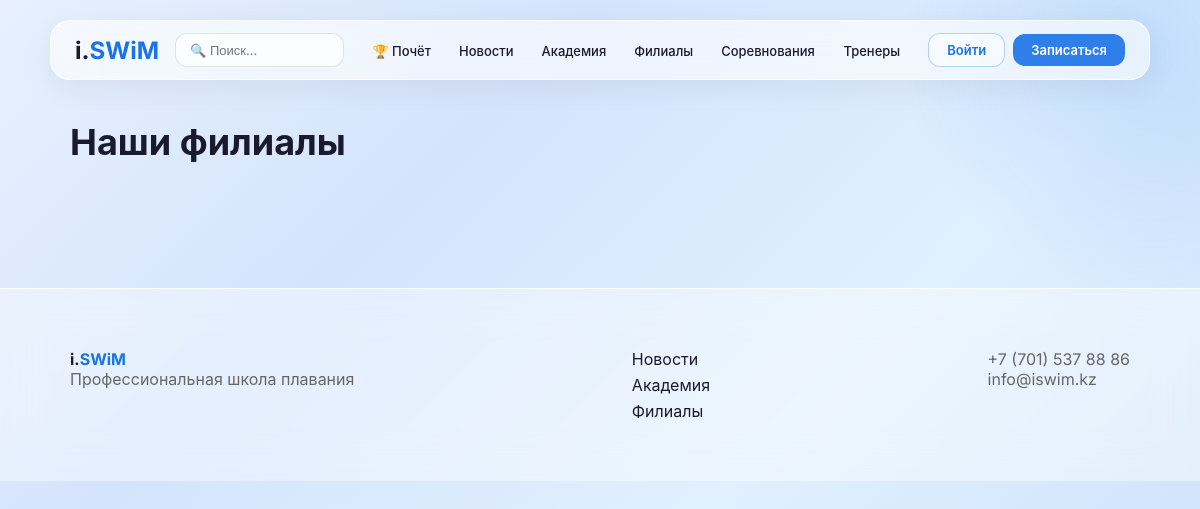
/branches/, run on an earlier commit of the app's database.
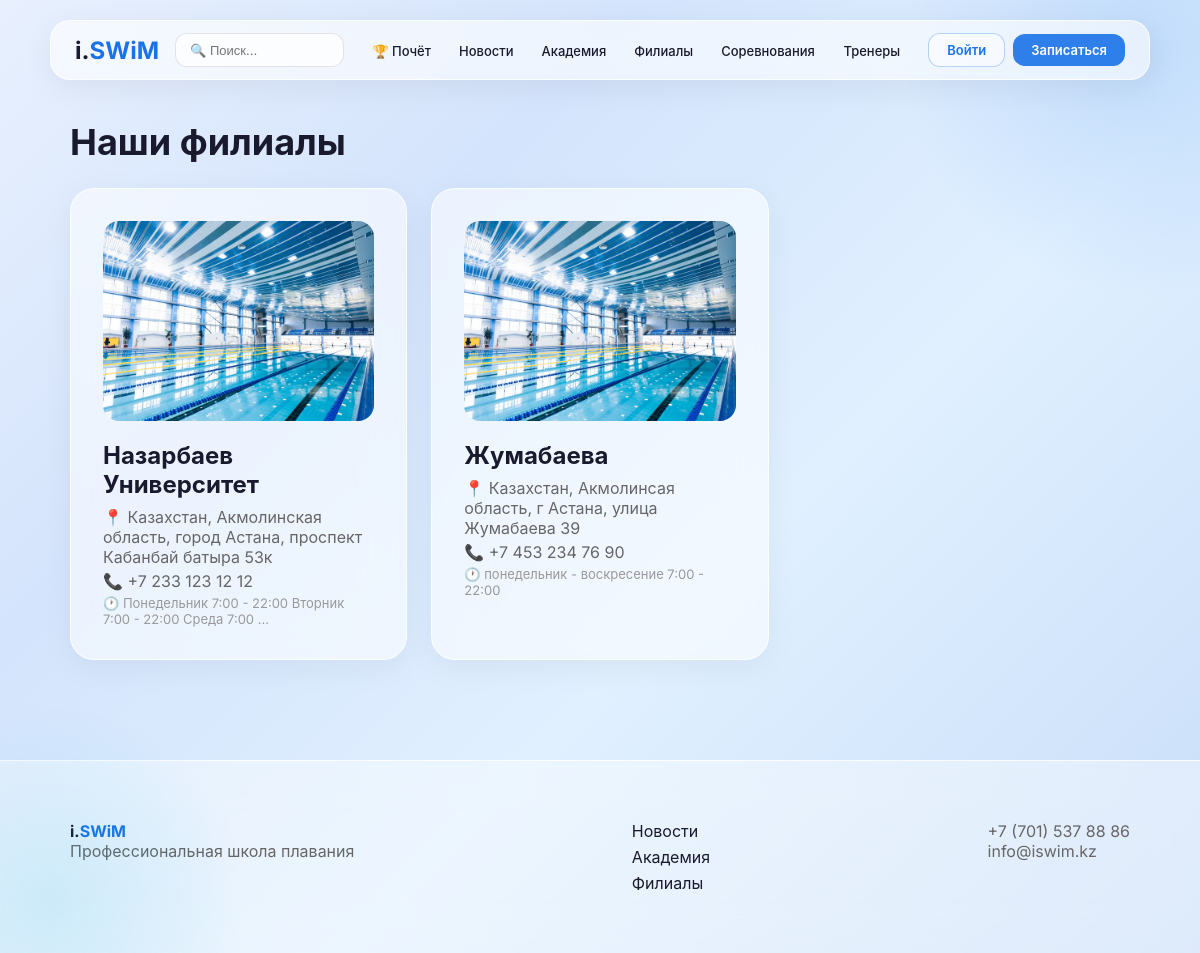
And on a later commit of the database.
### branches/models.py (models this page shows, shortened)
class Branch(models.Model):
    name = models.CharField(max_length=200, verbose_name='Название')
    address = models.TextField(verbose_name='Адрес')
    map_link = models.URLField(blank=True, verbose_name='Ссылка на карту')
    photo = models.ImageField(upload_to='branches/', verbose_name='Фото')
    phone = models.CharField(max_length=20, verbose_name='Телефон')
    schedule = models.TextField(verbose_name='Расписание работы')
    is_active = models.BooleanField(default=True, verbose_name='Активен')
    class Meta:
        verbose_name = 'Филиал'
        verbose_name_plural = 'Филиалы'

### branches/views.py (the view)
# urls.py: path('branches/', BranchListView.as_view(), name='branch_list'),
class BranchListView(ListView):
    model = Branch
    template_name = 'branches/branch_list.html'
    context_object_name = 'branches'

### branches/templates/branches/branch_list.html
{% extends 'core/base.html' %}
{% block content %}
<div class="container">
    <h1 class="page-title">Наши филиалы</h1>
    <div style="display:grid;grid-template-columns:repeat(auto-fill,minmax(320px,1fr));gap:24px;">
        {% for branch in branches %}
            <a href="{% url 'branch_detail' branch.pk %}" style="text-decoration:none;color:inherit;">
                <div class="glass-card" style="height:100%;">
                    {% if branch.photo %}
                        <img src="{{ branch.photo.url }}" style="width:100%;height:200px;object-fit:cover;border-radius:16px;margin-bottom:16px;">
                    {% endif %}
                    <h2 style="font-weight:700;margin-bottom:8px;">{{ branch.name }}</h2>
                    <p style="color:#666;margin-bottom:4px;">📍 {{ branch.address }}</p>
                    <p style="color:#666;margin-bottom:4px;">📞 {{ branch.phone }}</p>
                    <p style="color:#999;font-size:13px;">🕐 {{ branch.schedule|truncatechars:60 }}</p>
                </div>
            </a>
        {% endfor %}
    </div>
</div>
{% endblock %}

### core/templates/core/base.html (shortened to what this page needs)
<!DOCTYPE html>
<html lang="ru">
<head>
</head>
<body>
    <nav class="navbar">
        <a href="/" class="navbar-brand">i.<span>SWiM</span></a>
        <div class="search-wrapper">
            <input type="text" id="search-input" placeholder="🔍 Поиск..." autocomplete="off">
        </div>
        <ul class="nav-links">
            <li><a href="/wall-of-fame/">🏆 Почёт</a></li>
            <li><a href="/news/">Новости</a></li>
            <li><a href="/academy/">Академия</a></li>
            <li><a href="/branches/">Филиалы</a></li>
            <li><a href="/competitions/">Соревнования</a>
                        <a href="/trainers/">Тренеры</a></li>
        </ul>
        <div style="display:flex;gap:8px;align-items:center;">
            {% if user.is_authenticated %}
                <a href="/chat/" class="btn-glass-outline">💬 Чаты <span id="bell-count" style="background:#ff3b30;color:white;padding:2px 7px;border-radius:10px;font-size:11px;display:none;">0</span></a>
                <a href="/profile/" class="btn-glass-outline">Кабинет</a>
                <a href="/accounts/logout/" class="btn-glass-outline">Выйти</a>
            {% else %}
                <a href="/accounts/login/" class="btn-glass-outline">Войти</a>
                <a href="/accounts/signup/" class="btn-glass">Записаться</a>
            {% endif %}
        </div>
    </nav>
    <main>{% block content %}{% endblock %}</main>
    <footer class="footer">
        <div class="container" style="display:flex;justify-content:space-between;flex-wrap:wrap;gap:20px;">
            <div>
                <h4>i.<span style="color:#1a73e8;">SWiM</span></h4>
                <p style="color:#666;">Профессиональная школа плавания</p>
            </div>
            <div>
                <a href="/news/" style="display:block;margin-bottom:6px;">Новости</a>
                <a href="/academy/" style="display:block;margin-bottom:6px;">Академия</a>
                <a href="/branches/" style="display:block;">Филиалы</a>
            </div>
            <div>
                <p style="color:#666;">+7 (701) 537 88 86</p>
                <p style="color:#666;">info@iswim.kz</p>
            </div>
        </div>
    </footer>
</body>
</html>

### core/templates/core/base.html (style rules this page uses)
* { margin: 0; padding: 0; box-sizing: border-box; }
body { font-family: 'Inter', -apple-system, BlinkMacSystemFont, sans-serif; background: linear-gradient(135deg, #e8f0fe 0%, #d4e4fc 30%, #e0f0ff 60%, #c8ddf8 100%); background-attachment: fixed; min-height: 100vh; color: #1a1a2e; -webkit-font-smoothing: antialiased; }
body::before { content: ''; position: fixed; top: -200px; right: -200px; width: 500px; height: 500px; background: radial-gradient(circle, rgba(26,115,232,0.15) 0%, transparent 70%); border-radius: 50%; pointer-events: none; z-index: 0; }
body::after { content: ''; position: fixed; bottom: -150px; left: -150px; width: 400px; height: 400px; background: radial-gradient(circle, rgba(0,180,216,0.12) 0%, transparent 70%); border-radius: 50%; pointer-events: none; z-index: 0; }
.navbar { position: sticky; top: 20px; z-index: 100; margin: 20px auto; max-width: 1100px; background: rgba(255,255,255,0.6); backdrop-filter: blur(20px); -webkit-backdrop-filter: blur(20px); border: 1px solid rgba(255,255,255,0.8); border-radius: 20px; padding: 12px 24px; display: flex; align-items: center; gap: 16px; box-shadow: 0 8px 32px rgba(0,0,0,0.06); }
.navbar-brand { font-size: 24px; font-weight: 700; color: #1a1a2e; text-decoration: none; white-space: nowrap; }
.navbar-brand span { color: #1a73e8; }
.nav-links { display: flex; gap: 4px; list-style: none; flex-wrap: wrap; margin-left: auto; }
.nav-links a { color: #1a1a2e; text-decoration: none; padding: 6px 12px; border-radius: 10px; font-weight: 500; font-size: 13px; white-space: nowrap; transition: all 0.3s; }
.search-wrapper { position: relative; flex: 1; max-width: 250px; }
.search-wrapper input { width: 100%; padding: 8px 14px; border-radius: 12px; border: 1px solid rgba(0,0,0,0.1); background: rgba(255,255,255,0.7); font-family: 'Inter', sans-serif; font-size: 13px; outline: none; transition: all 0.3s; }
.btn-glass, .btn-glass-outline { padding: 8px 18px; border-radius: 12px; font-weight: 600; font-size: 13px; cursor: pointer; text-decoration: none; display: inline-block; transition: all 0.3s; white-space: nowrap; }
.btn-glass { background: rgba(26,115,232,0.9); color: white; border: none; }
.btn-glass-outline { background: rgba(255,255,255,0.5); border: 1px solid rgba(26,115,232,0.3); color: #1a73e8; }
main { position: relative; z-index: 1; }
.container { max-width: 1100px; margin: 0 auto; padding: 20px; }
.glass-card { background: rgba(255,255,255,0.55); backdrop-filter: blur(20px); -webkit-backdrop-filter: blur(20px); border: 1px solid rgba(255,255,255,0.8); border-radius: 24px; padding: 32px; box-shadow: 0 8px 32px rgba(0,0,0,0.05); }
.page-title { font-size: 36px; font-weight: 700; margin-bottom: 24px; }
.footer { background: rgba(255,255,255,0.4); backdrop-filter: blur(20px); border-top: 1px solid rgba(255,255,255,0.8); margin-top: 80px; padding: 40px 0; }
.footer a { color: #1a1a2e; text-decoration: none; }

What changed in the data, as far as the page shows it:
added Branch: photo (picture), name "Назарбаев Университет", address "Казахстан, Акмолинская область, город Астана, проспект Кабанбай батыра 53к", phone "+7 233 123 12 12", schedule "Понедельник 7:00 - 22:00 Вторник 7:00 - 22:00 Среда 7:00 …"
added Branch: photo (picture), name "Жумабаева", address "Казахстан, Акмолинсая область, г Астана, улица Жумабаева 39", phone "+7 453 234 76 90", schedule "понедельник - воскресение 7:00 - 22:00"
